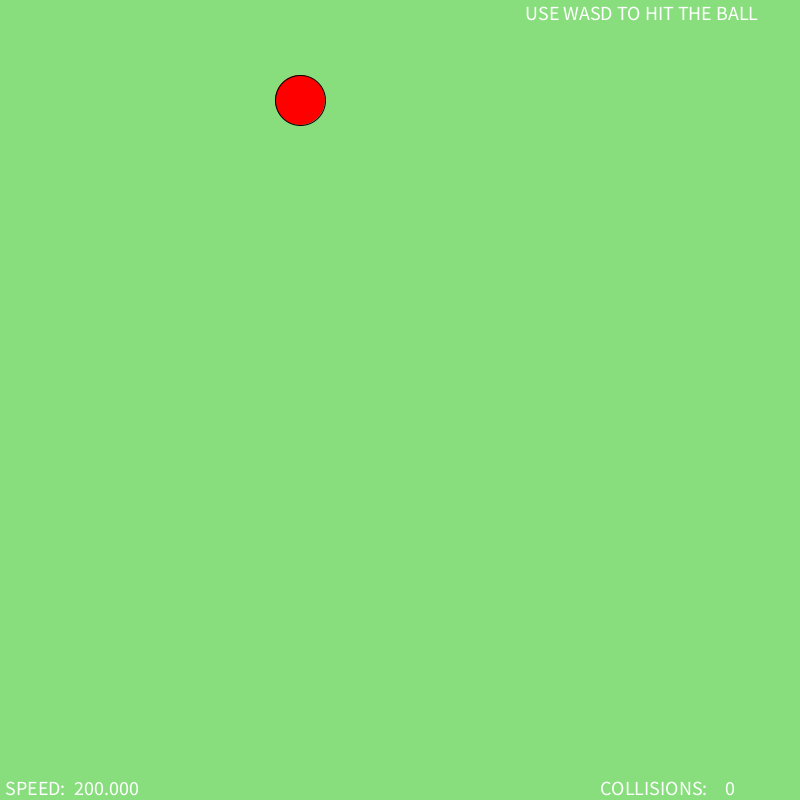
Frame 1 (no input)
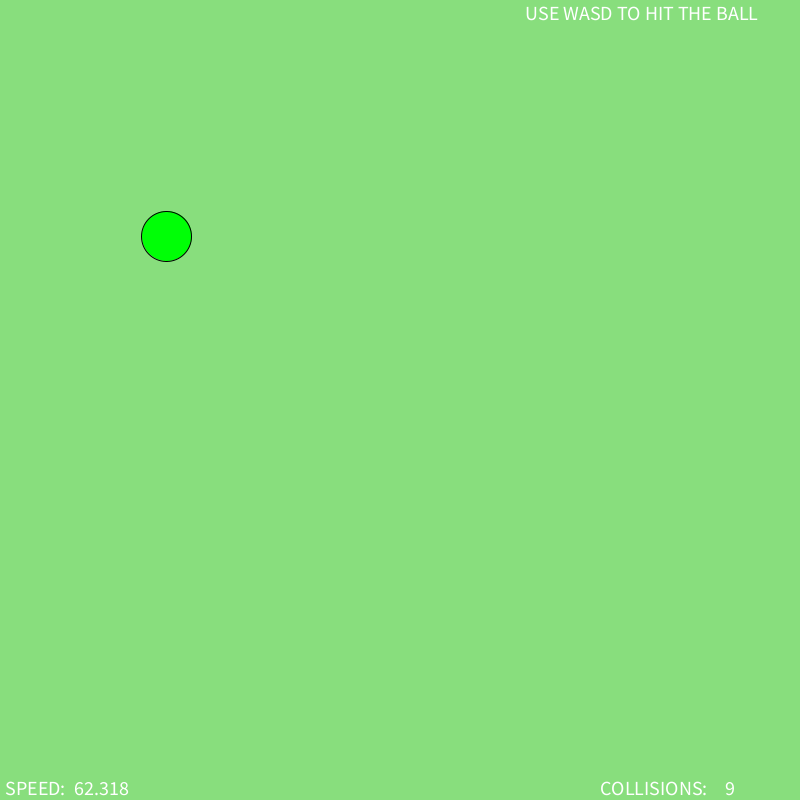
Frame 60 (the mouse pressed at the canvas centre just before this capture)
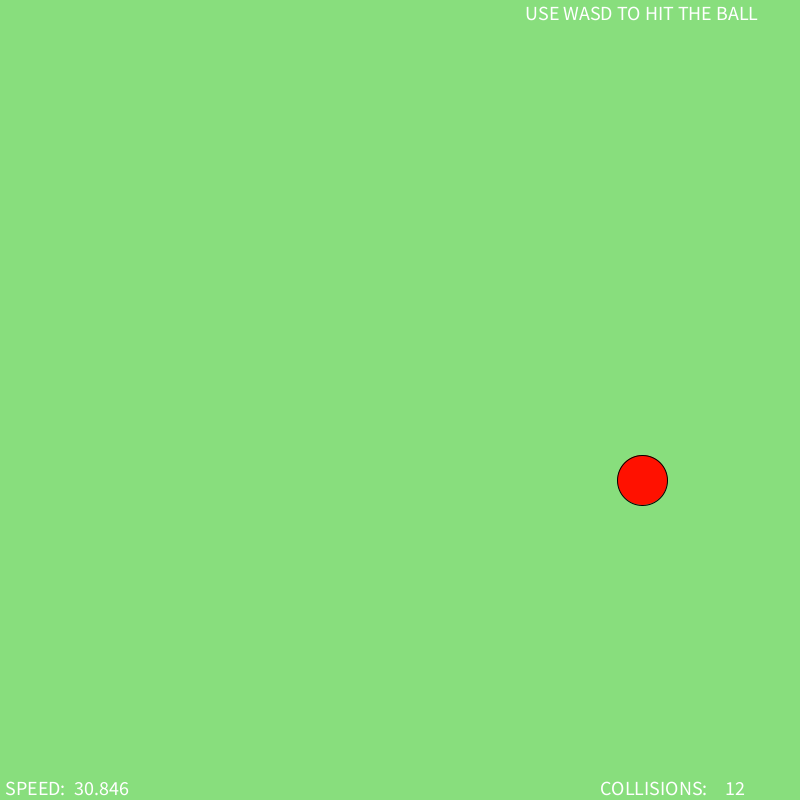
Frame 120 (the mouse held since frame 60 and released just before this capture)

The Processing sketch that drew these frames (run headless with seeded random() and noise(); from frame 60 on, the mouse is pressed at the canvas centre):

// Processing sketch: gravity_ball
// ── gravity_ball.pde
//define position and acceleration variables
float xpos = 100;
int ypos = 100;
float xaccel = 200;
int yaccel = 0;
//define speed variable
float speed = 0;
//define number of collisions variable
int collisions = 0;
//define color variable
int c = 0;
//set canvas size, text size, & color mode
void setup() {
  size(800, 800);
  textSize(20);
  colorMode(HSB);
}
void draw() {
  //draw background every frame
  background(#88DE7D);
  //increase the ball's position using the ball's acceleration
  xpos = xpos+xaccel;
  ypos = ypos+yaccel;
  //draw the ball using new positions
  fill(c, 255, 255);
  ellipse(xpos, ypos, 50, 50);
  //draw instructions
  fill(255);
  text("USE WASD TO HIT THE BALL", 525, 20);
  //calculate speed
  speed = sqrt(sq(xaccel)+(sq(float(yaccel))));
  //draw speed as text
  text("SPEED:", 5, 795);
  text(speed, 70, 795);
  //draw collisions as text
  text("COLLISIONS:", 600, 795);
  text(collisions, 725, 795);
  //decrease horizontal acceleration
  xaccel = xaccel*0.98;
  //increase vertical acceleration (gravity)
  yaccel++;
  //test for and apply wall collisions by inverting acceleration and changing random ball color
  if (xpos>775) {
    xaccel = xaccel*(-1);
    collisions++;
    c = int(random(0, 256));
  }
  if (xpos<25) {
    xaccel = xaccel*(-1);
    collisions++;
    c = int(random(0, 256));
  }
  if (abs(xaccel)<0.1) {
    xaccel = 0;
  }
  if (ypos>775) {
    yaccel = yaccel*(-1)+3;
    ypos = 775;
    if (yaccel<1) {
      collisions++;
      c = int(random(0, 256));
    }
  }
  if (ypos<25) {
    yaccel = yaccel*(-1)-1;
    ypos = 27;
    collisions++;
    c = int(random(0, 256));
  }
}
//hit the ball in the whatever direction is pressed (MUST CLICK INTO THE WINDOW)
void keyPressed() {
  println(key);
  if (key=='w')
  {
    yaccel = yaccel-40;
  }
  if (key=='s') {
    yaccel = yaccel+40;
  }
  if (key=='a') {
    xaccel = xaccel-40;
  }
  if (key=='d') {
    xaccel = xaccel+40;
  }
}
